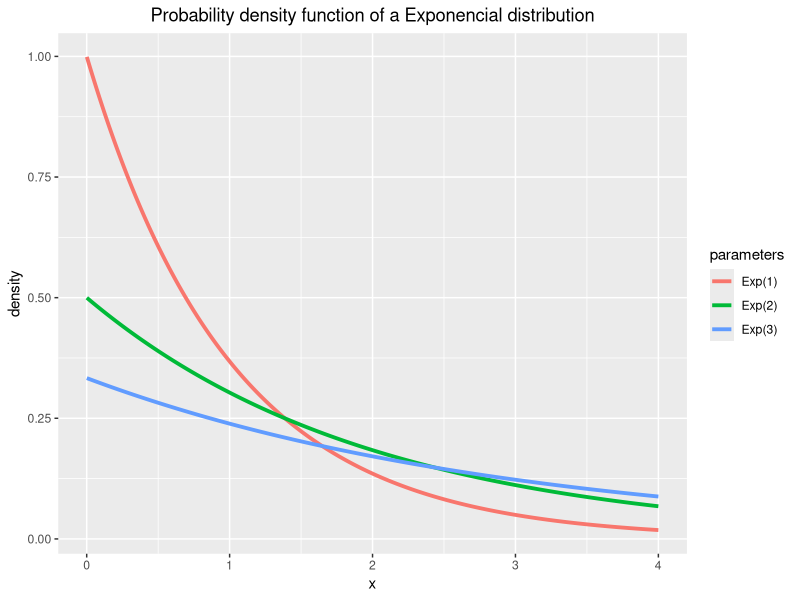
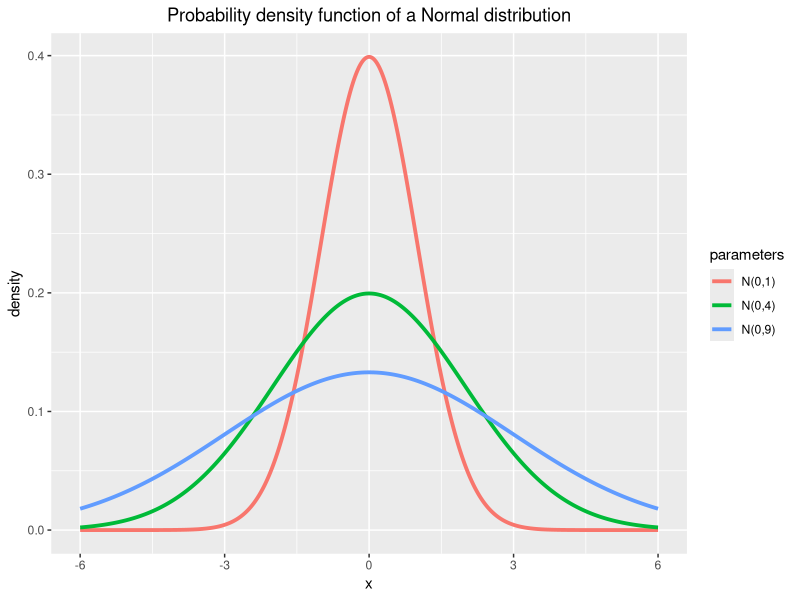
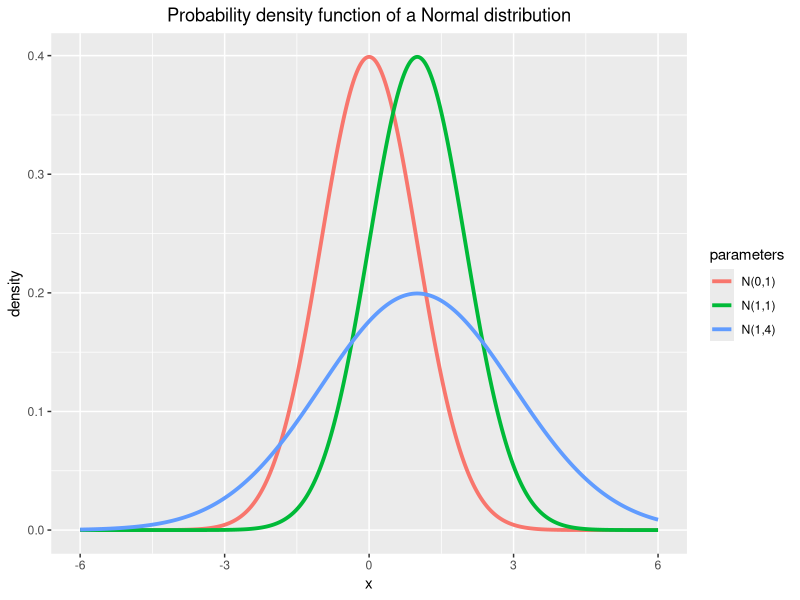
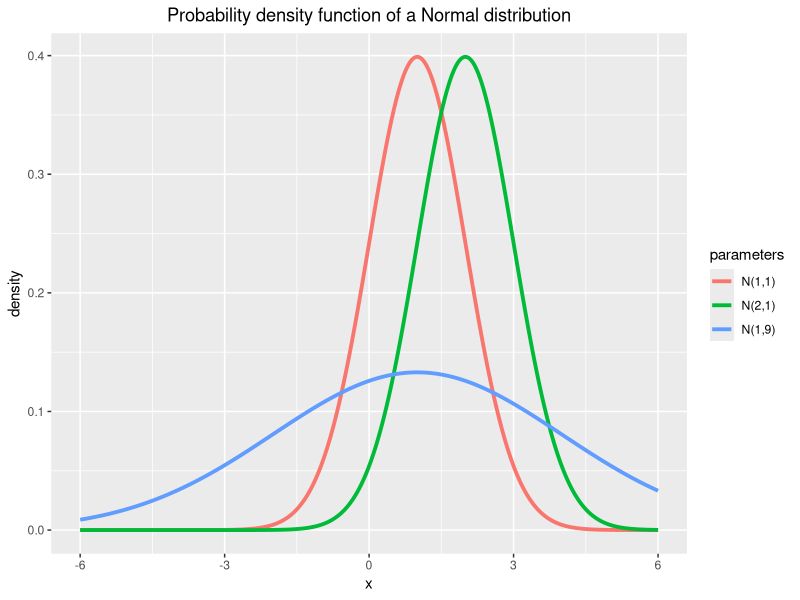
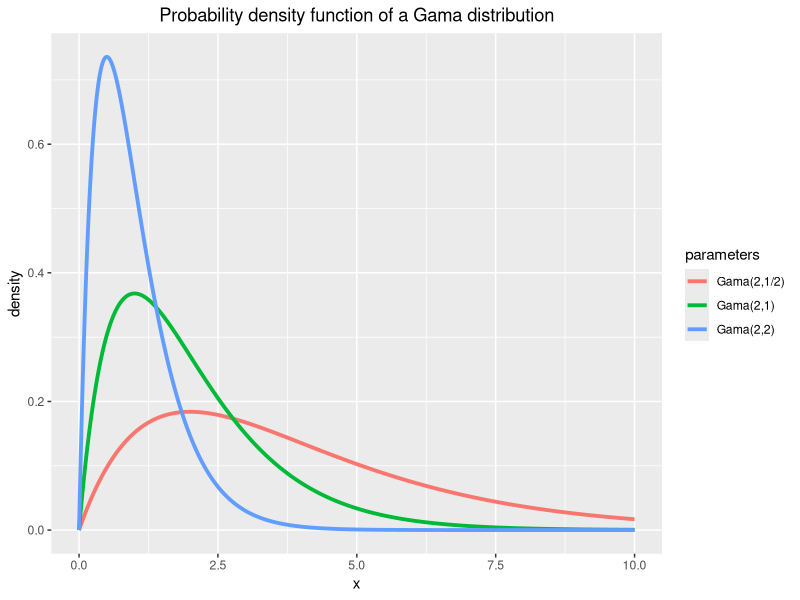
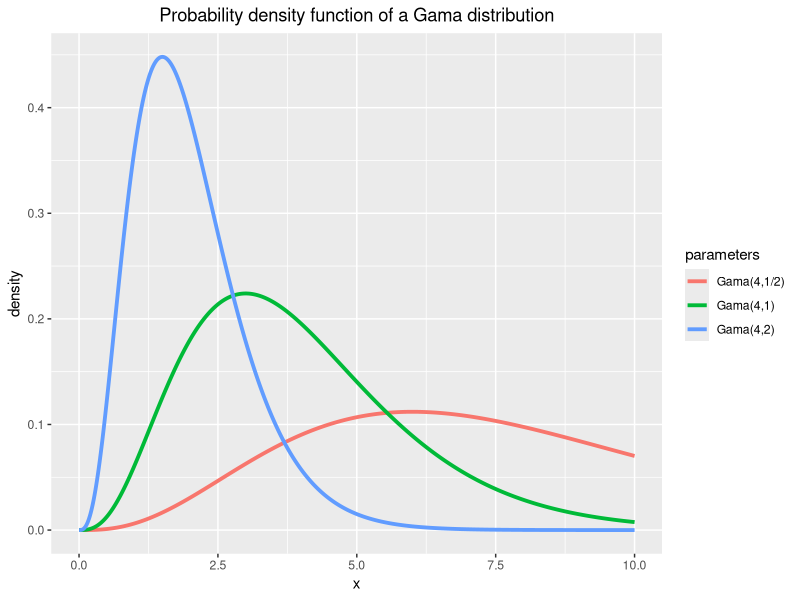
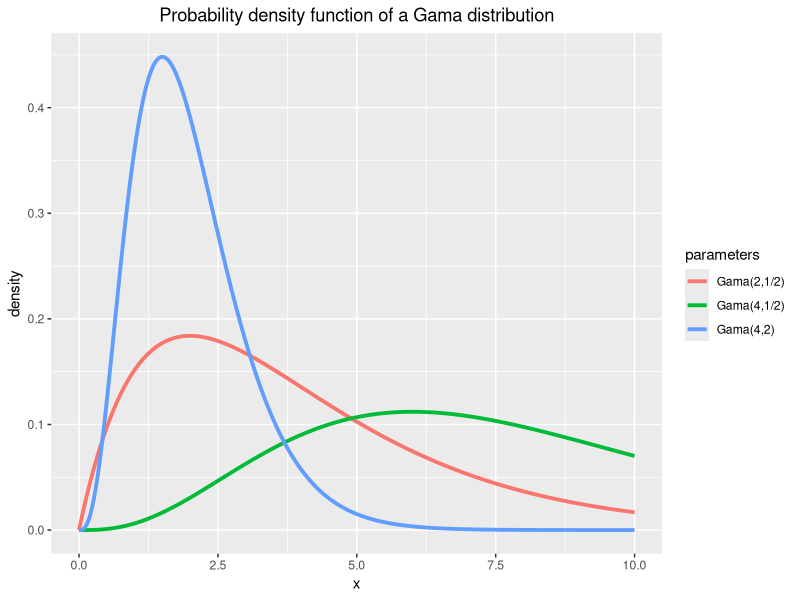
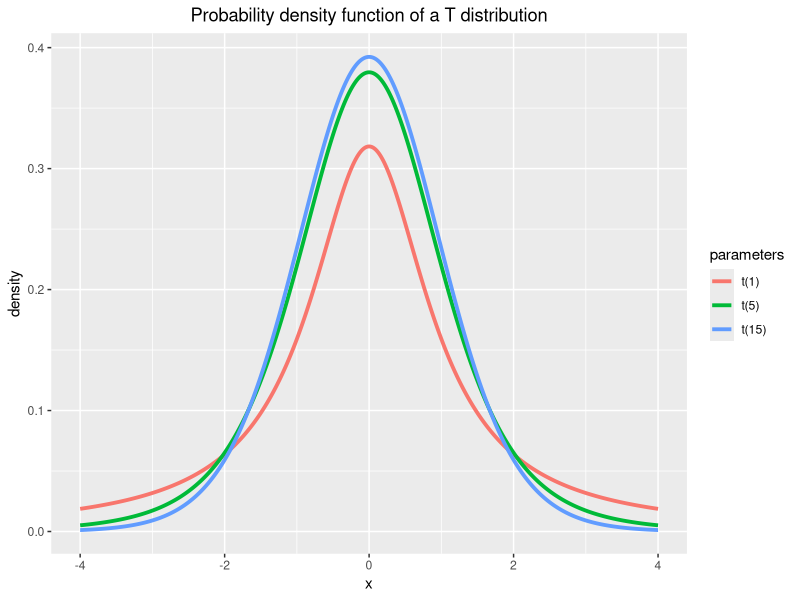

Source code (R) for these figures, in order:
## ---- chunk 1
library(ggplot2)
## ---- chunk 2
densExp <- function(x, lambda) {
  
  ifelse(x>=0, (1/lambda) * exp(-x/lambda), 0)
  
}
## ---- chunk 3
x <- seq(from=0.001, to=4, by = 0.001)

dens1 <- densExp(x, 1)
dens2 <- densExp(x, 2)
dens3 <- densExp(x, 3)

qplot (xlab="x", ylab="density") +
  ggtitle("Probability density function of a Exponencial distribution") +
  theme(plot.title = element_text(hjust=0.5)) +
  geom_line(aes(x, dens1, colour="black"), size=1.3) +
  geom_line(aes(x, dens2, colour="blue"), size=1.3) +
  geom_line(aes(x, dens3, colour="red") , size=1.3) +
  scale_color_discrete(name = "parameters", labels = c("Exp(1)", "Exp(2)", "Exp(3)"))
## ---- chunk 4
densNormal <- function (x, mi, sigmaQuad) {
  
  return ((1/sqrt(2*pi*sigmaQuad)) * exp ((-1/(2*sigmaQuad))*(x - mi)^2))
  
}
## ---- chunk 5
x <- seq(from=-6, to=6, by = 0.001)

dens1 <- densNormal(x, 0, 1)
dens2 <- densNormal(x, 0, 4)
dens3 <- densNormal(x, 0, 9)
 
qplot (xlab="x", ylab="density") +
  ggtitle("Probability density function of a Normal distribution") +
  theme(plot.title = element_text(hjust=0.5)) +
  geom_line(aes(x,dens1, colour="black"), size=1.3) +
  geom_line(aes(x,dens2, colour="blue"), size=1.3) +
  geom_line(aes(x,dens3, colour="red") , size=1.3) +
  scale_color_discrete(name = "parameters", labels = c("N(0,1)", "N(0,4)", "N(0,9)"))


dens4 <- densNormal(x, 0, 1)
dens5 <- densNormal(x, 1, 1)
dens6 <- densNormal(x, 1, 4)

qplot (xlab="x", ylab="density") +
  ggtitle("Probability density function of a Normal distribution") +
  theme(plot.title = element_text(hjust=0.5)) +
  geom_line(aes(x,dens4, colour="black"), size=1.3) +
  geom_line(aes(x,dens5, colour="blue"), size=1.3) +
  geom_line(aes(x,dens6, colour="red"), size=1.3) +
  scale_color_discrete(name = "parameters", labels = c("N(0,1)", "N(1,1)", "N(1,4)"))



dens7 <- densNormal(x, 1, 1)
dens8 <- densNormal(x, 2, 1)
dens9 <- densNormal(x, 1, 9)


qplot (xlab="x", ylab="density") +
  ggtitle("Probability density function of a Normal distribution") +
  theme(plot.title = element_text(hjust=0.5)) +
  geom_line(aes(x,dens7, colour="black"), size=1.3) +
  geom_line(aes(x,dens8, colour="blue"), size=1.3) +
  geom_line(aes(x,dens9, colour="red"), size=1.3) +
  scale_color_discrete(name = "parameters", labels = c("N(1,1)", "N(2,1)", "N(1,9)"))
## ---- chunk 6
densGama <- function (x, alpha, beta) {
 
  ifelse(x>=0, (beta^alpha * x^(alpha-1) * exp(-beta*x))/gamma(alpha),0)
  
}
## ---- chunk 7
x <- seq(from=0, to=10, by = 0.001)

dens1 <- densGama(x, 2, 0.5)
dens2 <- densGama(x, 2, 1)
dens3 <- densGama(x, 2, 2)

qplot (xlab="x", ylab="density") +
  ggtitle("Probability density function of a Gama distribution") +
  theme(plot.title = element_text(hjust=0.5)) +
  geom_line(aes(x,dens1, colour="black"), size=1.3) +
  geom_line(aes(x,dens2, colour="blue"), size=1.3) +
  geom_line(aes(x,dens3, colour="red") , size=1.3) +
  scale_color_discrete(name = "parameters", labels = c("Gama(2,1/2)", "Gama(2,1)", "Gama(2,2)"))

dens4 <- densGama(x, 4, 0.5)
dens5 <- densGama(x, 4, 1)
dens6 <- densGama(x, 4, 2)

qplot (xlab="x", ylab="density") +
  ggtitle("Probability density function of a Gama distribution") +
  theme(plot.title = element_text(hjust=0.5)) +
  geom_line(aes(x,dens4, colour="black"), size=1.3) +
  geom_line(aes(x,dens5, colour="blue"), size=1.3) +
  geom_line(aes(x,dens6, colour="red") , size=1.3) +
  scale_color_discrete(name = "parameters", labels = c("Gama(4,1/2)", "Gama(4,1)", "Gama(4,2)"))


dens7 <- densGama(x, 2, 0.5)
dens8 <- densGama(x, 4, 0.5)
dens9 <- densGama(x, 4, 2)

qplot (xlab="x", ylab="density") +
  ggtitle("Probability density function of a Gama distribution") +
  theme(plot.title = element_text(hjust=0.5)) +
  geom_line(aes(x,dens7, colour="black"), size=1.3) +
  geom_line(aes(x,dens8, colour="blue"), size=1.3) +
  geom_line(aes(x,dens9, colour="red") , size=1.3) +
  scale_color_discrete(name = "parameters", labels = c("Gama(2,1/2)", "Gama(4,1/2)", "Gama(4,2)"))


## ---- chunk 8
densT <- function(x, v) {
  return  (((gamma((v+1)/2))/(sqrt(v*pi) * gamma(v/2))) * (1 + (x^2/v))^(-1*((v+1)/2)))
}
## ---- chunk 9
x <- seq(from=-4, to=4, by = 0.001)

dens1 <- densT(x, 1)
dens2 <- densT(x, 5)
dens3 <- densT(x, 15)

qplot (xlab="x", ylab="density") +
  ggtitle("Probability density function of a T distribution") +
  theme(plot.title = element_text(hjust=0.5)) +
  geom_line(aes(x,dens1, colour="black"), size=1.3) +
  geom_line(aes(x,dens2, colour="blue"), size=1.3) +
  geom_line(aes(x,dens3, colour="red") , size=1.3) +
  scale_color_discrete(name = "parameters", labels = c("t(1)", "t(5)", "t(15)"))
## ---- chunk 10
densCauchy <- function(x, alpha, beta) {
  
  return (1/(pi*beta*(1 + ((x - alpha)/beta)^2)))
  
}
## ---- chunk 11
x <- seq(from = -5, to = 5, by = 0.001)

dens1 <- densCauchy(x, 0, 4)
dens2 <- densCauchy(x, 0, 2)
dens3 <- densCauchy(x, 0, 1/2)

qplot (xlab="x", ylab="density") +
  ggtitle("Probability density function of a Cauchy distribution") +
  theme(plot.title = element_text(hjust=0.5)) +
  geom_line(aes(x,dens1, colour="black"), size=1.3) +
  geom_line(aes(x,dens2, colour="blue"), size=1.3) +
  geom_line(aes(x,dens3, colour="red") , size=1.3) +
  scale_color_discrete(name = "parameters", labels = c("Cauchy(alpha=0, beta=4)", "Cauchy(alpha=0, beta=2)", "Cauchy(alpha=0, beta=1/2)"))


dens4 <- densCauchy(x, 0, 2)
dens5 <- densCauchy(x, 2, 2)
dens6 <- densCauchy(x, 2, 1/2)

qplot (xlab="x", ylab="density") +
  ggtitle("Probability density function of a Cauchy distribution") +
  theme(plot.title = element_text(hjust=0.5)) +
  geom_line(aes(x,dens4, colour="black"), size=1.3) +
  geom_line(aes(x,dens5, colour="blue"), size=1.3) +
  geom_line(aes(x,dens6, colour="red") , size=1.3) +
  scale_color_discrete(name = "parameters", labels = c("Cauchy(alpha=0, beta=2)", "Cauchy(alpha=2, beta=2)", "Cauchy(alpha=2, beta=1/2)"))


dens7 <- densCauchy(x, -2.5, 1/4)
dens8 <- densCauchy(x, 0, 1/3)
dens9 <- densCauchy(x, 2.5, 1/2)

qplot (xlab="x", ylab="density") +
  ggtitle("Probability density function of a Cauchy distribution") +
  theme(plot.title = element_text(hjust=0.5)) +
  geom_line(aes(x,dens7, colour="black"), size=1.3) +
  geom_line(aes(x,dens8, colour="blue"), size=1.3) +
  geom_line(aes(x,dens9, colour="red") , size=1.3) +
  scale_color_discrete(name = "parameters", labels = c("Cauchy(alpha=-2.5, beta=1/4)", "Cauchy(alpha=0, beta=1/3)", "Cauchy(alpha=2.5, beta=1/2)"))
## ---- chunk 12
densGI0 <- function(x, alpha, gamma, Looks) {
  
  return(((Looks^Looks * gamma(Looks-alpha))/ (gamma^alpha * gamma(Looks) * gamma(-alpha))) *
    (x^(Looks-1) / (gamma + Looks * x)^(Looks-alpha)))
  
}

## ---- chunk 13
x <- seq(from=0.001, to=4, by = 0.001)


dens1 <- densGI0(x, -3, 2, 1)
dens2 <- densGI0(x, -3, 2, 3)
dens3 <- densGI0(x, -3, 2, 8)

qplot (xlab="Intensity", ylab="GI0 Densities") +
  ggtitle("Probability density function of a GI0 distribution") +
  theme(plot.title = element_text(hjust=0.5)) +
  geom_line(aes(x,dens1, colour="black"), size=1.3) +
  geom_line(aes(x,dens2, colour="blue"), size=1.3) +
  geom_line(aes(x,dens3, colour="red") , size=1.3) +
  scale_color_discrete(name = "parameters", labels = c("GI0(-3,2,1)", "GI0(-3,2,3)", "GI0(-3,2,8)"))


dens4 <- densGI0(x, -1.5, 0.5, 1)
dens5 <- densGI0(x, -3, 2, 1)
dens6 <- densGI0(x, -8, 7, 1)

qplot (xlab="Intensity", ylab="GI0 Densities") +
  ggtitle("Probability density function of a GI0 distribution") +
  theme(plot.title = element_text(hjust=0.5)) +
  geom_line(aes(x,dens4, colour="black"), size=1.3) +
  geom_line(aes(x,dens5, colour="blue"), size=1.3) +
  geom_line(aes(x,dens6, colour="red") , size=1.3) +
  scale_color_discrete(name = "parameters", labels = c("GI0(-1.5,0.5,1)", "GI0(-3,2,1)", "GI0(-8,7,1)"))


dens7 <- densGI0(x, -1.5, 0.5, 3)
dens8 <- densGI0(x, -3, 2, 3)
dens9 <- densGI0(x, -8, 7, 3)

qplot (xlab="Intensity", ylab="GI0 Densities") +
  ggtitle("Probability density function of a GI0 distribution") +
  theme(plot.title = element_text(hjust=0.5)) +
  geom_line(aes(x,dens7, colour="black"), size=1.3) +
  geom_line(aes(x,dens8, colour="blue"), size=1.3) +
  geom_line(aes(x,dens9, colour="red") , size=1.3) +
  scale_color_discrete(name = "parameters", labels = c("GI0(-1.5,0.5,3)", "GI0(-3,2,3)", "GI0(-8,7,3)"))

